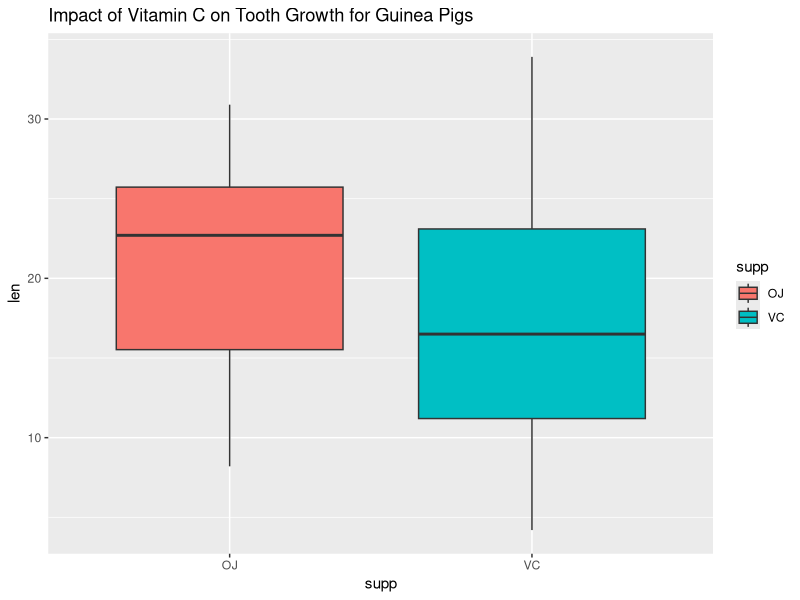
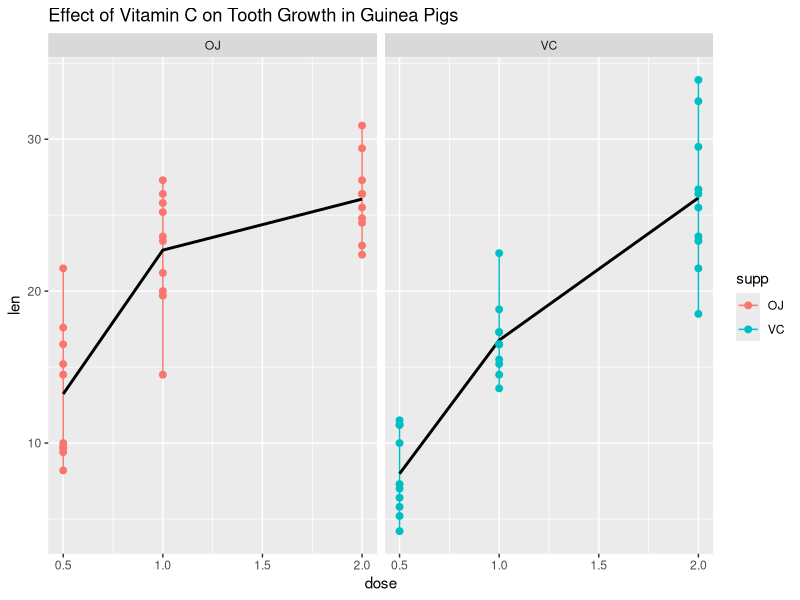
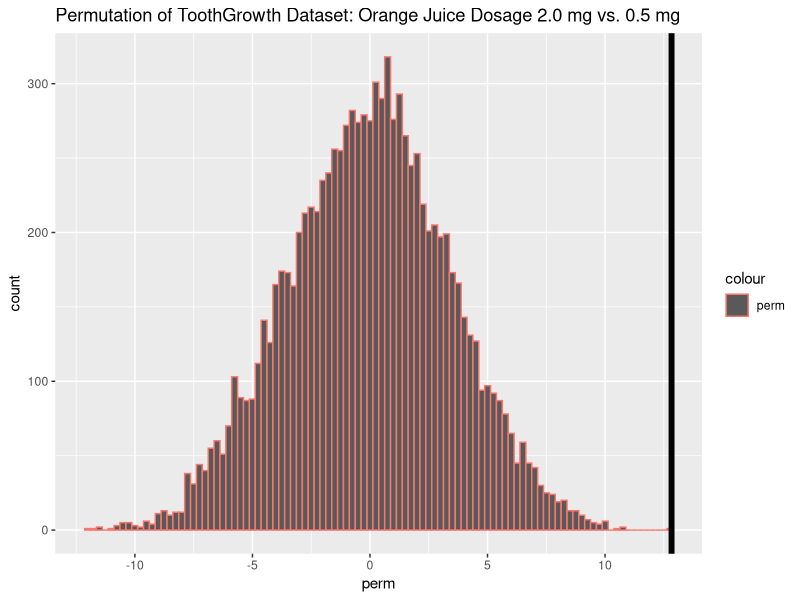
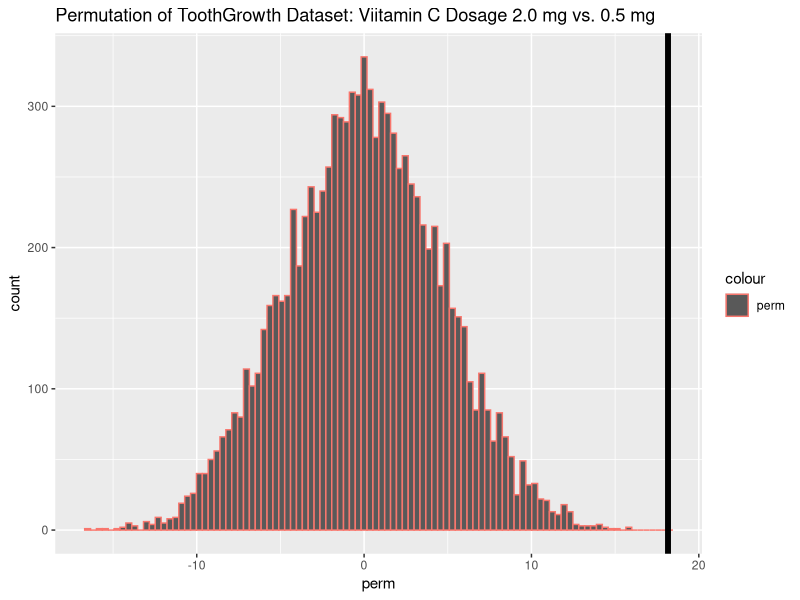
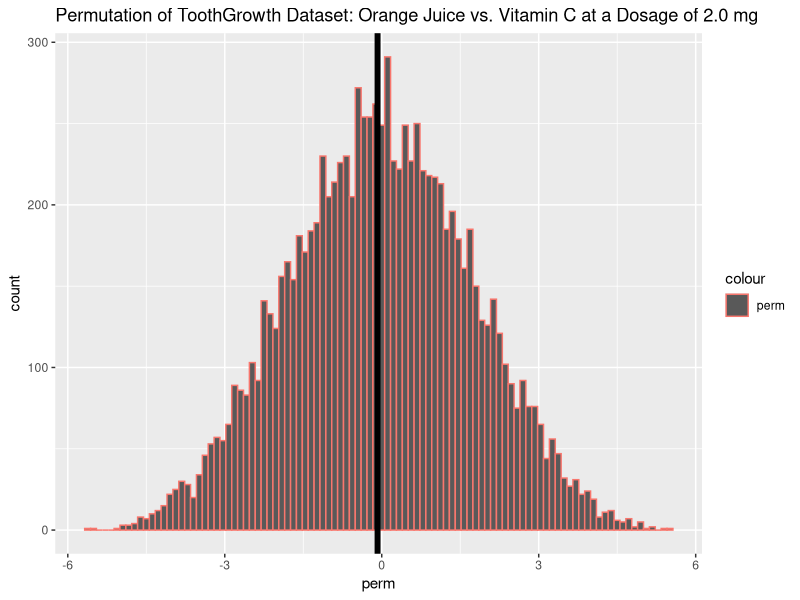

Source code (R) for these figures, in order:
## ---- chunk 1
suppressMessages(library(datasets,warn.conflicts=FALSE, quietly=TRUE))
suppressMessages(library(ggplot2,warn.conflicts =FALSE, quietly =TRUE))
suppressMessages(library(dplyr,warn.conflicts =FALSE,quietly =TRUE))
data("ToothGrowth")

check<-select(ToothGrowth,len,supp,dose)%>%group_by(supp,dose)%>%summarize(length=mean(len))
colnames(check)<-c("Supplement", "Dose","Mean Length")
check
## ---- chunk 2
g<-ggplot(ToothGrowth, aes(x= supp, y = len, fill=supp))
g<-g+geom_boxplot()
g<-g+ggtitle("Impact of Vitamin C on Tooth Growth for Guinea Pigs")
g

## ---- chunk 3
g<-ggplot(ToothGrowth,aes(x=dose,y=len, color=supp, group=dose))
g<-g+geom_line()
g<-g+stat_summary(aes(group = 0.5),geom="line", fun.y = mean,size=1,col="black")
g<-g+facet_grid(.~supp)
g<-g+geom_point(size=2)
g<-g+ggtitle("Effect of Vitamin C on Tooth Growth in Guinea Pigs")
g

## ---- chunk 4

VC1<-subset(ToothGrowth,ToothGrowth$dose=="0.5"& ToothGrowth$supp=="VC")
VC2<-subset(ToothGrowth,ToothGrowth$dose=="1"& ToothGrowth$supp=="VC")
VC3<-subset(ToothGrowth,ToothGrowth$dose=="2"& ToothGrowth$supp=="VC")

int1<-t.test(VC3$len,VC1$len, paired = FALSE, var.equal = FALSE)$conf
pv1<-t.test(VC3$len,VC1$len, paired = FALSE,var.equal = FALSE)$p.value
int2<-t.test(VC2$len,VC1$len, paired = FALSE,var.equal = FALSE)$conf
pv2<-t.test(VC2$len,VC1$len, paired = FALSE,var.equal = FALSE)$p.value
int3<-t.test(VC3$len,VC2$len, paired = FALSE,var.equal = FALSE)$conf
pv3<-t.test(VC3$len,VC2$len, paired = FALSE,var.equal = FALSE)$p.value

OJ1<-subset(ToothGrowth,ToothGrowth$dose=="0.5"& ToothGrowth$supp=="OJ")
OJ2<-subset(ToothGrowth,ToothGrowth$dose=="1"& ToothGrowth$supp=="OJ")
OJ3<-subset(ToothGrowth,ToothGrowth$dose=="2"& ToothGrowth$supp=="OJ")

int4<-t.test(OJ3$len,OJ1$len, paired = FALSE,var.equal = FALSE)$conf
pv4<-t.test(OJ3$len,OJ1$len, paired = FALSE,var.equal = FALSE)$p.value
int5<-t.test(OJ2$len,OJ1$len, paired = FALSE,var.equal = FALSE)$conf
pv5<-t.test(OJ2$len,OJ1$len, paired = FALSE,var.equal = FALSE)$p.value
int6<-t.test(OJ3$len,OJ2$len, paired = FALSE,var.equal = FALSE)$conf
pv6<-t.test(OJ3$len,OJ2$len, paired = FALSE,var.equal = FALSE)$p.value


int7<-t.test(OJ1$len,VC1$len, paired = FALSE, var.equal = FALSE)$conf
pv7<-t.test(OJ1$len,VC1$len, paired = FALSE, var.equal = FALSE)$p.value
int8<-t.test(OJ2$len,VC2$len, paired = FALSE, var.equal = FALSE)$conf
pv8<-t.test(OJ2$len,VC2$len, paired = FALSE, var.equal = FALSE)$p.value
int9<-t.test(OJ3$len,VC3$len, paired = FALSE,var.equal = FALSE)$conf
pv9<-t.test(OJ3$len,VC3$len, paired = FALSE, var.equal = FALSE)$p.value

stat1<-round(rbind(int1,int2,int3,int4,int5,int6),4)
stat2<-rbind(pv1,pv2,pv3,pv4,pv5,pv6)
stat<-cbind(stat1,stat2)
rownames(stat)<-c("Tstat1","Tstat2","Tstat3","Tstat4","Tstat5","Tstat6")
colnames(stat)<-c("Lower Bound","Upper Bound","p_value")
stat
## ---- chunk 5
stat3<-round(rbind(int7,int8,int9),4)
stat4<-rbind(pv7,pv8,pv9)
stat5<-cbind(stat3,stat4)
rownames(stat5)<-c("Tstat7","Tstat8","Tstat9")
colnames(stat5)<-c("Lower Bound","Upper Bound","p_value")
stat5
## ---- chunk 6

subdata<-ToothGrowth[ToothGrowth$dose%in% c("0.5","2"),]
OJsubdata<-subdata[subdata$supp=="OJ",]
OJy<-OJsubdata$len
OJgroup<-as.character(OJsubdata$dose)
testStat<-function(w,g) mean(w[g=="2"]) - mean(w[g=="0.5"])
OJobsstat<-testStat(OJy,OJgroup)
perm<-sapply(1:10000, function(i) testStat(OJy, sample(OJgroup, replace = TRUE)))
mean(perm>OJobsstat)
g<-ggplot(data.frame(perm), aes(x=perm, color="perm"))
g<-g+geom_histogram(bins = 100)
g<-g+geom_vline(xintercept = OJobsstat, lwd =2)
g<-g+ggtitle("Permutation of ToothGrowth Dataset: Orange Juice Dosage 2.0 mg vs. 0.5 mg")
g

subdata<-ToothGrowth[ToothGrowth$dose%in% c("0.5","2"),]
VCsubdata<-subdata[subdata$supp=="VC",]
VCy<-VCsubdata$len
VCgroup<-as.character(VCsubdata$dose)
testStat<-function(w,g) mean(w[g=="2"]) - mean(w[g=="0.5"])
VCobsstat<-testStat(VCy,VCgroup)
perm<-sapply(1:10000, function(i) testStat(VCy, sample(VCgroup, replace = TRUE)))
mean(perm>VCobsstat)
g<-ggplot(data.frame(perm), aes(x=perm, color="perm"))
g<-g+geom_histogram(bins = 100)
g<-g+geom_vline(xintercept = VCobsstat, lwd =2)
g<-g+ggtitle("Permutation of ToothGrowth Dataset: Viitamin C Dosage 2.0 mg vs. 0.5 mg")
g

subdata<-ToothGrowth[ToothGrowth$dose%in% c("2"),]
y<-subdata$len
group<-as.character(subdata$supp)
testStat<-function(w,g) mean(w[g=="OJ"]) - mean(w[g=="VC"])
obsstat<-testStat(y,group)
perm<-sapply(1:10000, function(i) testStat(y, sample(group,replace = TRUE)))
mean(perm>obsstat)
g<-ggplot(data.frame(perm), aes(x=perm, color="perm"))
g<-g+geom_histogram(bins = 100)
g<-g+geom_vline(xintercept = obsstat, lwd =2)
g<-g+ggtitle("Permutation of ToothGrowth Dataset: Orange Juice vs. Vitamin C at a Dosage of 2.0 mg")
g

